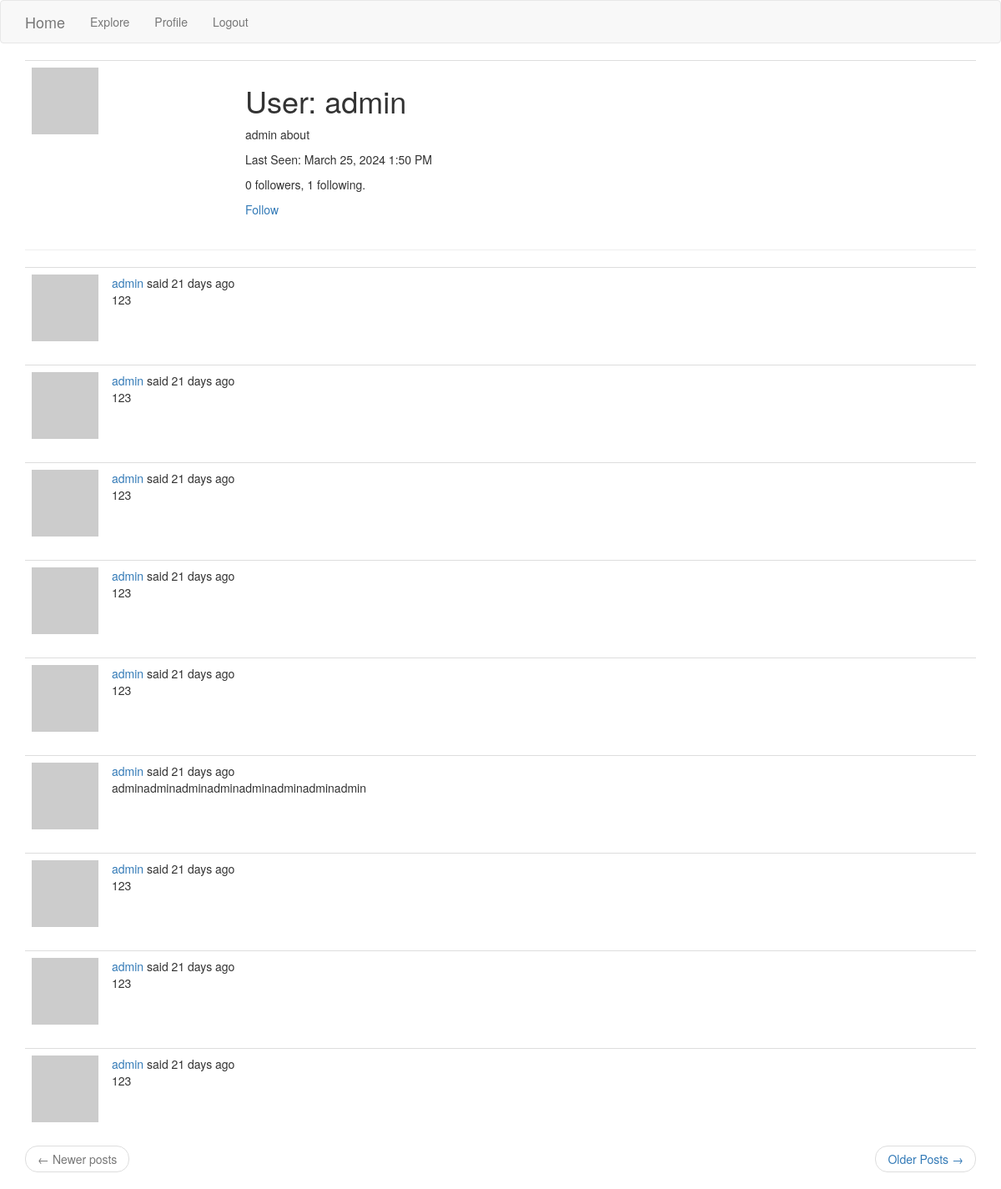
The app's page /user/admin (signed in) with its own data.
### app/models.py (models this page shows, shortened)
class User(UserMixin, db.Model):
    id = db.Column(db.Integer, primary_key=True)
    username = db.Column(db.String(64), index=True, unique=True)
    email = db.Column(db.String(120), index=True, unique=True)
    password_hash = db.Column(db.String(128))
    posts = db.relationship("Post", backref="author", lazy="dynamic")
    about_me = db.Column(db.String(140))
    last_seen = db.Column(db.DateTime, default=datetime.utcnow)
    followed = db.relationship(
        'User', secondary=followers,
        primaryjoin=(followers.c.follower_id == id),
        secondaryjoin=(followers.c.followed_id == id),
        backref=db.backref('followers', lazy='dynamic'),
        lazy='dynamic'
    )
    def avatar(self, size):
        digest = md5(self.email.lower().encode('utf-8')).hexdigest()
        return 'https://www.gravatar.com/avatar/{}?d=identicon&s={}'.format(
            digest, size)
    def is_following(self, user):
        return self.followed.filter(
            followers.c.followed_id == user.id).count() > 0

class Post(db.Model):
    id = db.Column(db.Integer, primary_key=True)
    body = db.Column(db.String(140))
    timestamp = db.Column(db.DateTime, index=True, default=datetime.utcnow)
    user_id = db.Column(db.Integer, db.ForeignKey("user.id"))

### app/routes.py (the view)
@app.route('/user/<username>')
@login_required
def user(username):
    user = User.query.filter_by(username=username).first_or_404()
    page = request.args.get('page', 1, type=int)
    posts = user.posts.order_by(Post.timestamp.desc()).paginate(
        page, app.config['POSTS_PER_PAGE'], False)
    next_url = url_for('user', username=user.username, page=posts.next_num) \
        if posts.has_next else None
    prev_url = url_for('user', username=user.username, page=posts.prev_num) \
        if posts.has_prev else None
    return render_template('user.html', user=user, posts=posts.items,
                           next_url=next_url, prev_url=prev_url)

### app/models.py (called while the page is built)
@login.user_loader
def load_user(id):
    return User.query.get(int(id))

### app/routes.py (called while the page is built)
@app.before_request
def before_request():
    if current_user.is_authenticated:
        current_user.last_seen = datetime.utcnow()
        db.session.commit()

### app/templates/user.html
{% extends "base.html" %}
{% block app_content %}
    <table class="table table-hover">
        <tr>
            <td width="256px"><img src="{{ user.avatar(256) }}"></td>
            <td>
                <h1>User: {{ user.username }}</h1>
                {% if user.about_me %}
                    <p>{{ user.about_me }}</p>
                {% endif %}
                {% if user.last_seen %}
                    <p>Last Seen: {{ moment(user.last_seen).format('LLL') }}</p>
                {% endif %}
                <p>{{ user.followers.count() }} followers, {{ user.followed.count() }} following.</p>
                {% if user == current_user %}
                    <p><a href="{{ url_for('edit_profile')}}">Edit your profile</a></p>
                {% elif not current_user.is_following(user) %}
                    <p><a href="{{ url_for('follow', username=user.username) }}">Follow</a></p>
                {% else %}
                    <p><a href="{{ url_for('unfollow', username=user.username) }}">Unfollow</a></p>
                {% endif %}
            </td>
        </tr>
    </table>
    <hr>
    {% for post in posts %}
        {% include '_post.html' %}
    {% endfor %}
    {% include '_pagination_pager.html' %}
{% endblock %}

### app/templates/_post.html (shortened to what this page needs)
<table class="table table-hover">
    <tr >
        <td width="70px">
            <a href="{{ url_for('user', username=post.author.username) }}">
                <img src="{{ post.author.avatar(36) }}"></td>
        <td>
            <a href="{{ url_for('user', username=post.author.username) }}">
                    {{ post.author.username }}
            </a>
            said {{ moment(post.timestamp).fromNow() }}
            <br>
            {{ post.body }}
        </td>
    </tr>
</table>

### records on screen
User: username "admin", about_me "admin about", last_seen "March 25, 2024 1:50 PM"
Post: author.username "admin", timestamp "21 days ago", body "123"
Post: author.username "admin", timestamp "21 days ago", body "123"
Post: author.username "admin", timestamp "21 days ago", body "123"
Post: author.username "admin", timestamp "21 days ago", body "123"
Post: author.username "admin", timestamp "21 days ago", body "123"
Post: author.username "admin", timestamp "21 days ago", body "adminadminadminadminadminadminadminadmin"
Post: author.username "admin", timestamp "21 days ago", body "123"
Post: author.username "admin", timestamp "21 days ago", body "123"
Post: author.username "admin", timestamp "21 days ago", body "123"

### other values on screen
{{ user.followers.count() }} "0"
{{ user.followed.count() }} "1"
